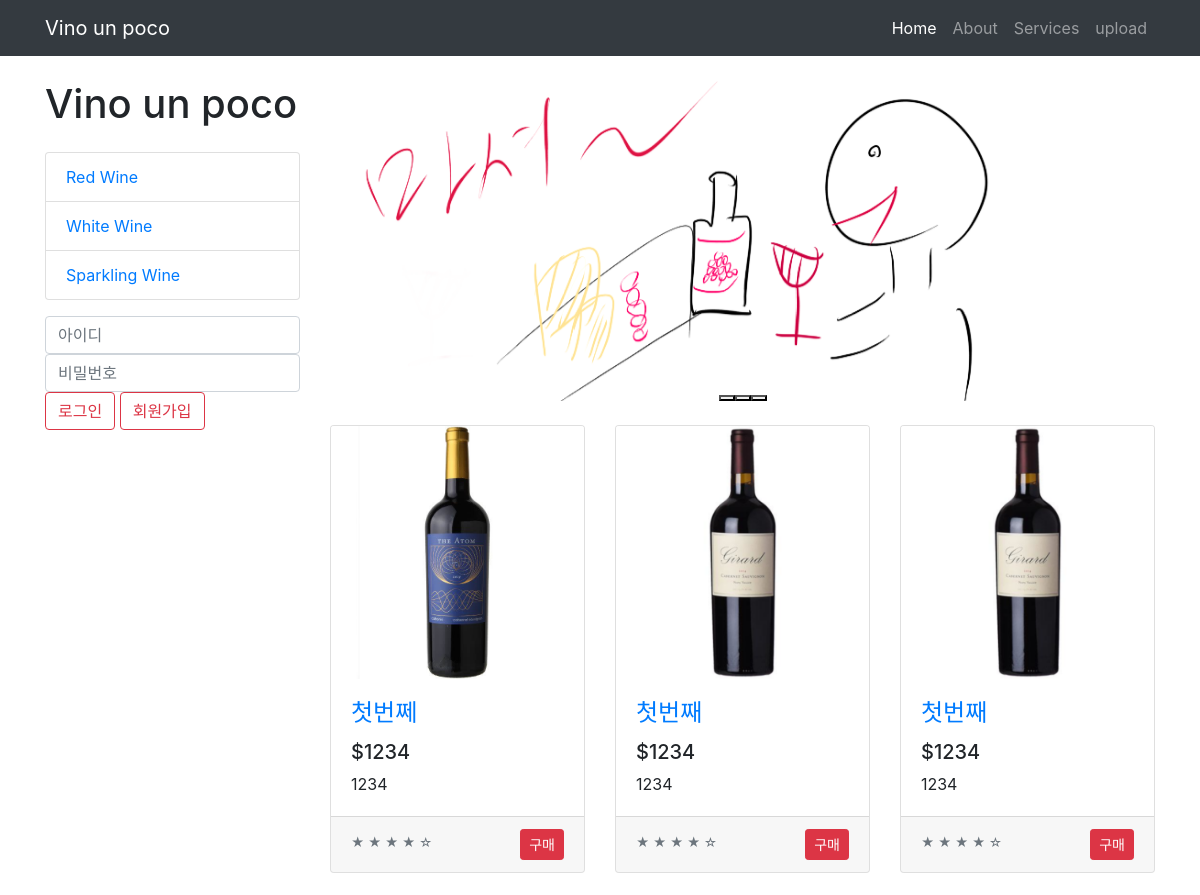
Page /happy/shop (upper part) on the earlier database version.
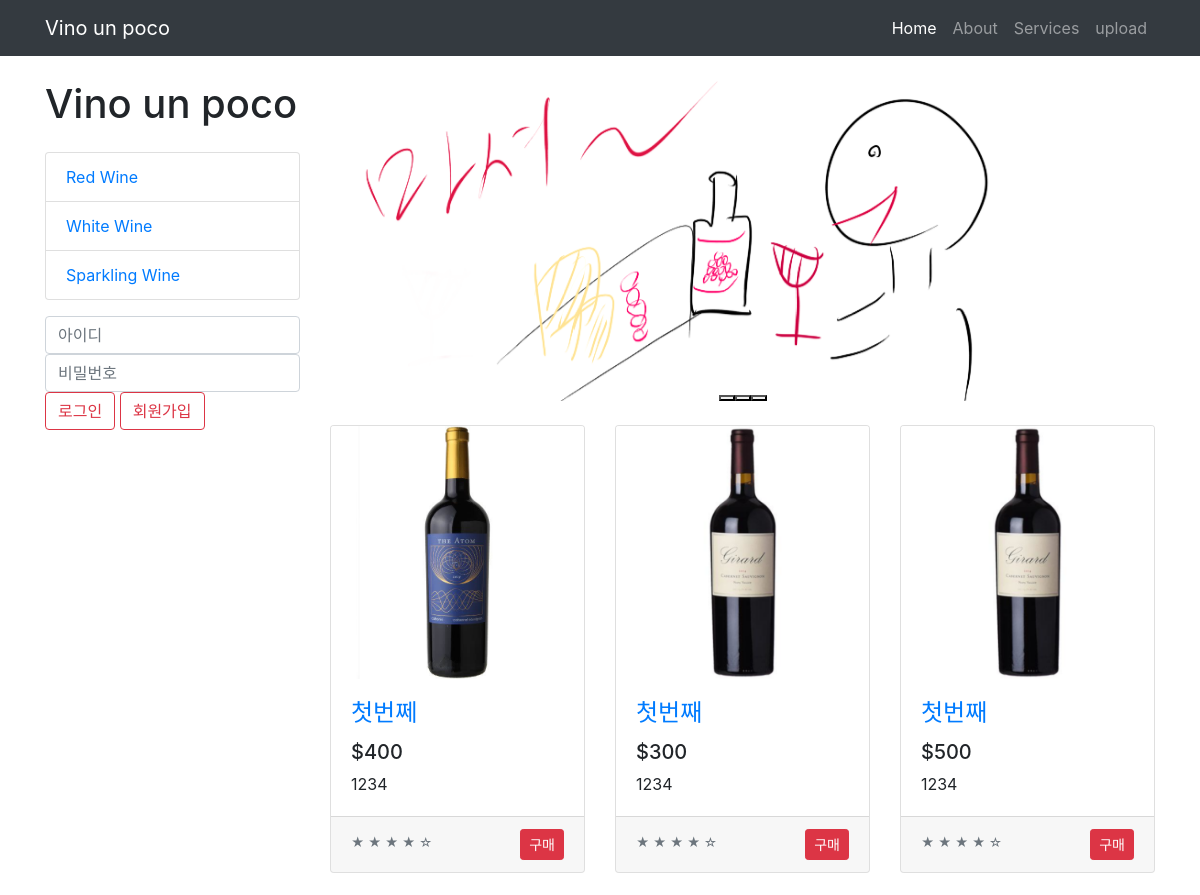
Same page on the later database version.
### member/models.py (models this page shows)
class Wine(models.Model):
    wine_name = models.CharField(max_length=64, verbose_name='와인명')
    wine_price = models.IntegerField(verbose_name='와인 가격')
    wine_photo = models.TextField(max_length=128, verbose_name='와인 사진')
    wine_discribe = models.TextField(max_length=255, verbose_name='와인 설명')

### member/views.py (the view)
# urls.py: path("shop", views.shop),
def shop(req) :
    alotofwine= Wine.objects.all()
    context = {'wines' : alotofwine }
    context['wine'] = alotofwine
    return render(req, 'shop.html', context)

### member/templates/shop.html (shortened to what the changed rows need)
<!DOCTYPE html>
{% load static %}
<html lang="en">
    <head>
        <link href="{% static 'css/bootstrap.min.css' %}" rel="stylesheet">
        <link href="{% static 'css/shop-homepage.css' %}" rel="stylesheet">
    </head>
    <body>
    <div class="container">
        <div class="row">
        <div class="col-lg-3">
            <h1 class="my-4">Vino un poco</h1>
        </div>
        <div class="col-lg-9">
            <div class="row">
            {% for wine in wines %}
            {% if wine %}
            <div class="col-lg-4 col-md-6 mb-4">
                <div class="card h-100">
                <a href="http://101.101.217.75:8000/happy/buy/{{ wine.pk }}/"><img class="card-img-top" src="{% static wine.wine_photo %}" alt=""></a>
                <div class="card-body">
                    <h4 class="card-title">
                    <a href="#">{{ wine.wine_name }}</a>
                    </h4>
                    <h5>${{ wine.wine_price }} </h5>
                    <p class="card-text">{{ wine.wine_discribe }} </p>
                </div>
                <div class="card-footer container">
                    <div class="row">
                        <div class="col-6">
                            <small class="text-muted">&#9733; &#9733; &#9733; &#9733; &#9734;</small>
                        </div>
                        <div class="col-6">
                            <div class="d-flex flex-row-reverse">
                                <button class="btn btn-danger btn-sm">구매</button>
                            </div>
                        </div>
                    </div>
                </div>
                </div>
            </div>
            {% endif %}
            {% endfor %}
            </div>
        </div>
        </div>
    </div>
    </body>
</html>

Differences in the rows shown:
changed Wine "첫번쩨": wine_price "1234" → "400"
changed Wine (number 2 of 3 on the later page): wine_price "1234" → "300"
changed Wine (number 3 of 3 on the later page): wine_price "1234" → "500"
